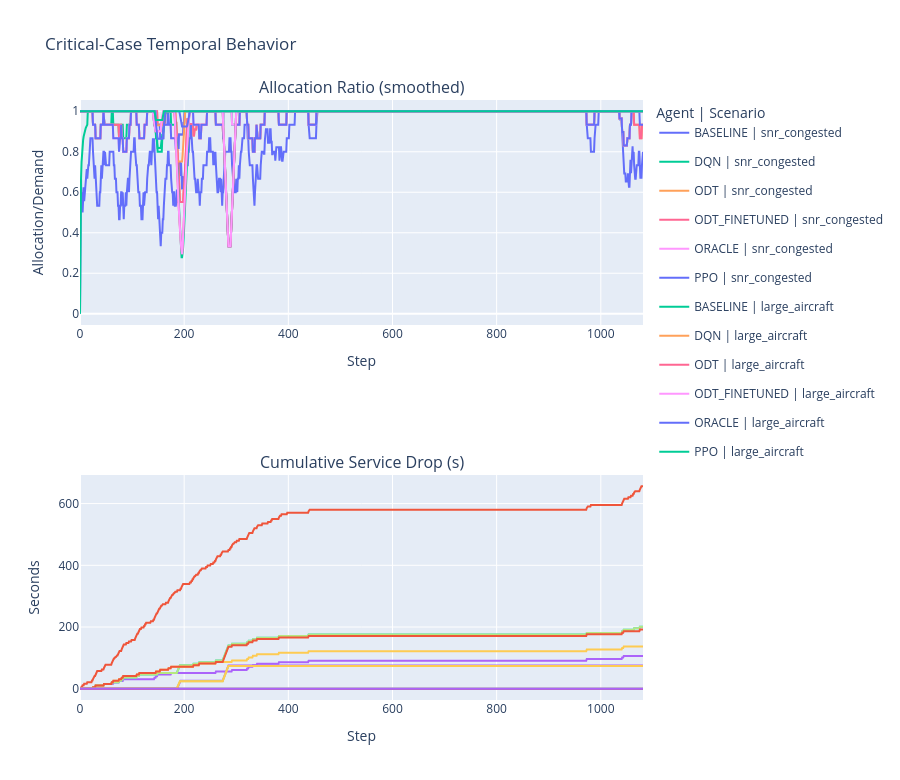

The cell this chart's notebook holds for it:
### Markdown cell above
## 4) Critical-Case Time Series (Hard Scenarios Only)

### Code cell
HARD_SCENARIOS = ['snr_congested', 'large_aircraft']
plot_df = data[data['scenario'].isin(HARD_SCENARIOS)].copy()

if len(plot_df) == 0:
    print('No hard-scenario data found.')
else:
    # Smooth for paper readability while preserving trend.
    plot_df = plot_df.sort_values(['scenario', 'agent', 'step'])
    plot_df['alloc_ratio_smooth'] = (
        plot_df.groupby(['scenario', 'agent'])['allocation_ratio']
               .transform(lambda s: s.rolling(15, min_periods=1).mean())
    )
    plot_df['service_drop_cum'] = plot_df.groupby(['scenario', 'agent'])['service_drop_s'].cumsum()

    fig = make_subplots(rows=2, cols=1, shared_xaxes=False,
                        subplot_titles=['Allocation Ratio (smoothed)', 'Cumulative Service Drop (s)'])

    for scenario in HARD_SCENARIOS:
        for agent in sorted(plot_df['agent'].unique()):
            g = plot_df[(plot_df['scenario'] == scenario) & (plot_df['agent'] == agent)]
            if g.empty:
                continue
            name = f'{agent} | {scenario}'
            fig.add_trace(
                go.Scatter(x=g['step'], y=g['alloc_ratio_smooth'], mode='lines', name=name, legendgroup=name),
                row=1, col=1
            )
            fig.add_trace(
                go.Scatter(x=g['step'], y=g['service_drop_cum'], mode='lines', name=name, legendgroup=name, showlegend=False),
                row=2, col=1
            )

    fig.update_yaxes(title_text='Allocation/Demand', row=1, col=1)
    fig.update_yaxes(title_text='Seconds', row=2, col=1)
    fig.update_xaxes(title_text='Step', row=1, col=1)
    fig.update_xaxes(title_text='Step', row=2, col=1)
    fig.update_layout(height=780, title='Critical-Case Temporal Behavior', legend_title='Agent | Scenario')
    fig.show()

### Figure 1 — Plotly figure (JSON) as saved in the notebook; plotly's stock layout.template omitted (floating-point values rounded to 4 significant figures; data arrays with more than 128 entries replaced by an {"elided": "..."} marker saying what was removed)
{"data": [{"legendgroup": "BASELINE | snr_congested", "mode": "lines", "name": "BASELINE | snr_congested", "type": "scatter", "x": {"elided": "1082 int values"}, "xaxis": "x", "y": {"elided": "1082 float values"}, "yaxis": "y"}, {"legendgroup": "BASELINE | snr_congested", "mode": "lines", "name": "BASELINE | snr_congested", "showlegend": false, "type": "scatter", "x": {"elided": "1082 int values"}, "xaxis": "x2", "y": {"elided": "1082 float values"}, "yaxis": "y2"}, {"legendgroup": "DQN | snr_congested", "mode": "lines", "name": "DQN | snr_congested", "type": "scatter", "x": {"elided": "1082 int values"}, "xaxis": "x", "y": {"elided": "1082 float values"}, "yaxis": "y"}, {"legendgroup": "DQN | snr_congested", "mode": "lines", "name": "DQN | snr_congested", "showlegend": false, "type": "scatter", "x": {"elided": "1082 int values"}, "xaxis": "x2", "y": {"elided": "1082 float values"}, "yaxis": "y2"}, {"legendgroup": "ODT | snr_congested", "mode": "lines", "name": "ODT | snr_congested", "type": "scatter", "x": {"elided": "1082 int values"}, "xaxis": "x", "y": {"elided": "1082 float values"}, "yaxis": "y"}, {"legendgroup": "ODT | snr_congested", "mode": "lines", "name": "ODT | snr_congested", "showlegend": false, "type": "scatter", "x": {"elided": "1082 int values"}, "xaxis": "x2", "y": {"elided": "1082 float values"}, "yaxis": "y2"}, {"legendgroup": "ODT_FINETUNED | snr_congested", "mode": "lines", "name": "ODT_FINETUNED | snr_congested", "type": "scatter", "x": {"elided": "1082 int values"}, "xaxis": "x", "y": {"elided": "1082 float values"}, "yaxis": "y"}, {"legendgroup": "ODT_FINETUNED | snr_congested", "mode": "lines", "name": "ODT_FINETUNED | snr_congested", "showlegend": false, "type": "scatter", "x": {"elided": "1082 int values"}, "xaxis": "x2", "y": {"elided": "1082 float values"}, "yaxis": "y2"}, {"legendgroup": "ORACLE | snr_congested", "mode": "lines", "name": "ORACLE | snr_congested", "type": "scatter", "x": {"elided": "1082 int values"}, "xaxis": "x", "y": {"elided": "1082 float values"}, "yaxis": "y"}, {"legendgroup": "ORACLE | snr_congested", "mode": "lines", "name": "ORACLE | snr_congested", "showlegend": false, "type": "scatter", "x": {"elided": "1082 int values"}, "xaxis": "x2", "y": {"elided": "1082 float values"}, "yaxis": "y2"}, {"legendgroup": "PPO | snr_congested", "mode": "lines", "name": "PPO | snr_congested", "type": "scatter", "x": {"elided": "1082 int values"}, "xaxis": "x", "y": {"elided": "1082 float values"}, "yaxis": "y"}, {"legendgroup": "PPO | snr_congested", "mode": "lines", "name": "PPO | snr_congested", "showlegend": false, "type": "scatter", "x": {"elided": "1082 int values"}, "xaxis": "x2", "y": {"elided": "1082 float values"}, "yaxis": "y2"}, {"legendgroup": "BASELINE | large_aircraft", "mode": "lines", "name": "BASELINE | large_aircraft", "type": "scatter", "x": {"elided": "1082 int values"}, "xaxis": "x", "y": {"elided": "1082 float values"}, "yaxis": "y"}, {"legendgroup": "BASELINE | large_aircraft", "mode": "lines", "name": "BASELINE | large_aircraft", "showlegend": false, "type": "scatter", "x": {"elided": "1082 int values"}, "xaxis": "x2", "y": {"elided": "1082 float values"}, "yaxis": "y2"}, {"legendgroup": "DQN | large_aircraft", "mode": "lines", "name": "DQN | large_aircraft", "type": "scatter", "x": {"elided": "1082 int values"}, "xaxis": "x", "y": {"elided": "1082 float values"}, "yaxis": "y"}, {"legendgroup": "DQN | large_aircraft", "mode": "lines", "name": "DQN | large_aircraft", "showlegend": false, "type": "scatter", "x": {"elided": "1082 int values"}, "xaxis": "x2", "y": {"elided": "1082 float values"}, "yaxis": "y2"}, {"legendgroup": "ODT | large_aircraft", "mode": "lines", "name": "ODT | large_aircraft", "type": "scatter", "x": {"elided": "1082 int values"}, "xaxis": "x", "y": {"elided": "1082 float values"}, "yaxis": "y"}, {"legendgroup": "ODT | large_aircraft", "mode": "lines", "name": "ODT | large_aircraft", "showlegend": false, "type": "scatter", "x": {"elided": "1082 int values"}, "xaxis": "x2", "y": {"elided": "1082 float values"}, "yaxis": "y2"}, {"legendgroup": "ODT_FINETUNED | large_aircraft", "mode": "lines", "name": "ODT_FINETUNED | large_aircraft", "type": "scatter", "x": {"elided": "1082 int values"}, "xaxis": "x", "y": {"elided": "1082 float values"}, "yaxis": "y"}, {"legendgroup": "ODT_FINETUNED | large_aircraft", "mode": "lines", "name": "ODT_FINETUNED | large_aircraft", "showlegend": false, "type": "scatter", "x": {"elided": "1082 int values"}, "xaxis": "x2", "y": {"elided": "1082 float values"}, "yaxis": "y2"}, {"legendgroup": "ORACLE | large_aircraft", "mode": "lines", "name": "ORACLE | large_aircraft", "type": "scatter", "x": {"elided": "1082 int values"}, "xaxis": "x", "y": {"elided": "1082 float values"}, "yaxis": "y"}, {"legendgroup": "ORACLE | large_aircraft", "mode": "lines", "name": "ORACLE | large_aircraft", "showlegend": false, "type": "scatter", "x": {"elided": "1082 int values"}, "xaxis": "x2", "y": {"elided": "1082 float values"}, "yaxis": "y2"}, {"legendgroup": "PPO | large_aircraft", "mode": "lines", "name": "PPO | large_aircraft", "type": "scatter", "x": {"elided": "1082 int values"}, "xaxis": "x", "y": {"elided": "1082 float values"}, "yaxis": "y"}, {"legendgroup": "PPO | large_aircraft", "mode": "lines", "name": "PPO | large_aircraft", "showlegend": false, "type": "scatter", "x": {"elided": "1082 int values"}, "xaxis": "x2", "y": {"elided": "1082 float values"}, "yaxis": "y2"}], "layout": {"annotations": [{"font": {"size": 16}, "showarrow": false, "text": "Allocation Ratio (smoothed)", "x": 0.5, "xanchor": "center", "xref": "paper", "y": 1, "yanchor": "bottom", "yref": "paper"}, {"font": {"size": 16}, "showarrow": false, "text": "Cumulative Service Drop (s)", "x": 0.5, "xanchor": "center", "xref": "paper", "y": 0.375, "yanchor": "bottom", "yref": "paper"}], "height": 780, "legend": {"title": {"text": "Agent | Scenario"}}, "title": {"text": "Critical-Case Temporal Behavior"}, "xaxis": {"anchor": "y", "domain": [0, 1], "title": {"text": "Step"}}, "xaxis2": {"anchor": "y2", "domain": [0, 1], "title": {"text": "Step"}}, "yaxis": {"anchor": "x", "domain": [0.625, 1], "title": {"text": "Allocation/Demand"}}, "yaxis2": {"anchor": "x2", "domain": [0, 0.375], "title": {"text": "Seconds"}}}}
